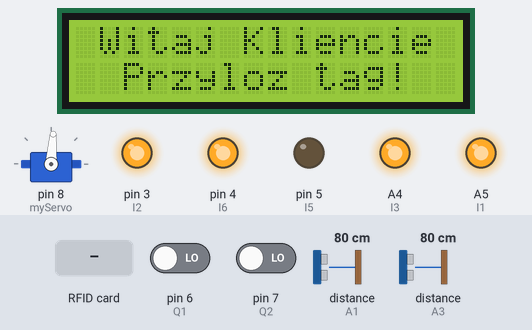
Bench run of a sketch on a simulated Arduino Uno, built with avr-gcc and run on an emulated ATmega328P. On the bench: 16×2 character LCD, servo, output pins drawn as LEDs (lit = HIGH). Wiring (inferred from the names in the program): 2 × ultrasonic range finder: trigger A0, echo A1 / trigger A2, echo A3. The test bench sets the inputs (shaded band); at power-on: pin 6 (Q1) LOW, pin 7 (Q2) LOW, distance to the obstacle (sensors on A1, A3) 80 cm. The echo pulse lasts 58.3 µs per cm; pins used as bus, display or sensor lines are not drawn.

Above: at 3.3 s.
3.4 s: RFID card 31 A0 2A 2E held to the reader
At 5.0 s:
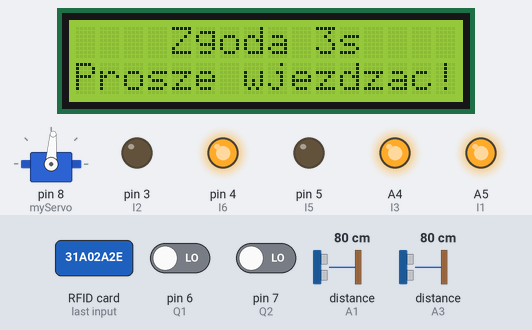
6.4 s: RFID card 86 37 52 83 held to the reader
At 7.4 s:
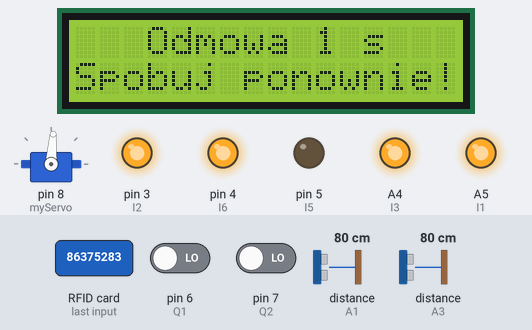
9.4 s: pin 6 (Q1) driven HIGH
At 10.14 s:
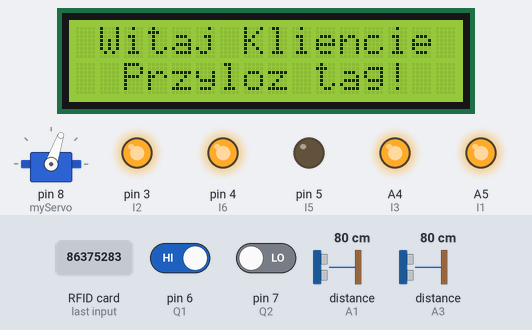
12.3 s: pin 7 (Q2) driven HIGH
15.3 s: distance to the obstacle (sensor on A1) set to 10 cm
18.1 s: distance to the obstacle (sensor on A1) set to 7 cm
At 20.78 s:
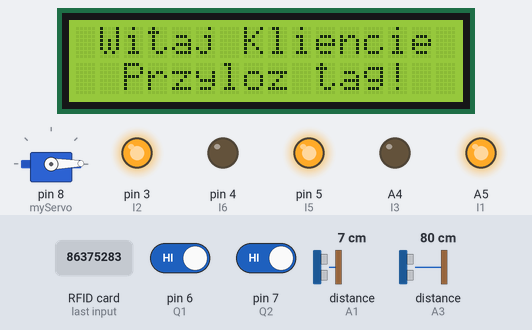
Timing chart, 0 to 22.1 s (numbered marks = the images above; inputs shaded):
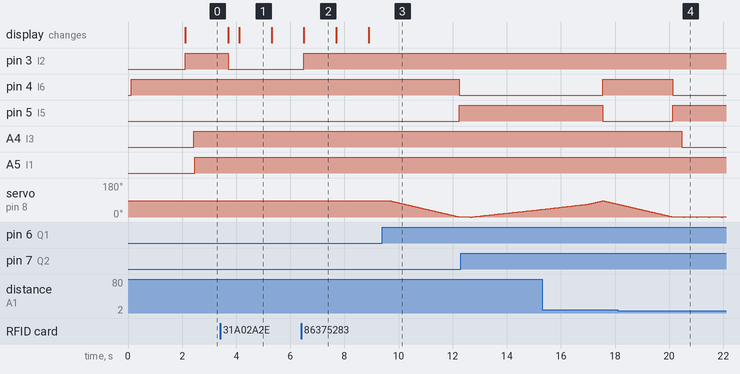

Measured:
- the behaviour switches between 9 and 8 cm on distance to the obstacle (sensor on A1) (found by bisection; images 3 and 4)
- after the input at 3.4 s, pin 3 (I2): HIGH → LOW after 0.30 s; the display: first changes after 0.30 s (image 1 shows a later state)
- after the input at 6.4 s, pin 3 (I2): LOW → HIGH after 0.09 s instead of 2.1 s; the display: changes after 0.09 s (image 2)
- after the input at 9.4 s, pin 4 (I6): HIGH → LOW after 2.8 s; pin 5 (I5): LOW → HIGH after 2.8 s; servo on pin 8 (myServo): moves from 86° to 1° over 2.5 s, starting after 0.29 s
- after the input at 18.1 s, A4 (I3): HIGH → LOW after 2.4 s
- what the display in image 1 shows lasts 1.2 s, from 4.1 s to 5.3 s

The sketch:

szlaban.ino
```cpp
#include <SPI.h>
#include <MFRC522.h>
#include <ShiftLCD.h>
#include <Servo.h>

#define SS_PIN 10
#define RST_PIN 9

const int I2 = 3; // dla RFID
const int I3 = A4; // pod Szlabanem
const int I1 = A5; // przed Szlabanem
const int I5 = 5; // czujnik otwarcia
const int I6 = 4; // czujnik zamkniecia

// Sterowanie silniczkiem
const int Q1 = 6; // sygnal do otwarcia
const int Q2 = 7; // sygnal do zamkniecia

long duration; // zmienna pomocnicza dla odleglosci przed szlabanem
int distance; // odleglosc przed szlabanem
long duration2; // zmienna pomocnicza dla odleglosci pod szlabanem
int distance2; // odleglosc pod szlabanem

const int trigpin = A0; // zdefiniowanie pinu nadawczego dla czujnika pod szlabanem
const int echopin = A1; // zdefiniowanie pinu odbiorczego dla czujnika pod szlabanem
const int trigpin2 = A2; // zdefiniowanie pinu nadawczego dla czujnika przed szlabanem
const int echopin2 = A3; // zdefiniowanie pinu odbiorczego dla czujnika przed szlabanem

// zmienne pomocnicze dla wyswietlacza
long d = 4; // odejmuje iteracji
long milis = 0; // zmienna pomocnicza
int flag;

ShiftLCD lcd(0,2,1); // wyswietlacz b
MFRC522 mfrc522( SS_PIN, RST_PIN); // definiowanie pinow dla RFID MFRC522

int oldg_1 = 8; // ograniczenia na odleglosc

// nasz piekny Silniczek Xd
Servo myServo;
int j = 86; // zmienna dla sterowania silniczkiem / 90-zamkniete / 0-otwarte

String zmienna = ""; // przepisanie odczytu karty RFID

void setup(){
  SPI.begin();
  mfrc522.PCD_Init();

  lcd.begin(16,2);

  pinMode(I2,OUTPUT); // dla RFID
  pinMode(I3,OUTPUT); // pod szlabanem
  pinMode(I1,OUTPUT); // przed szlabanem
  pinMode(I5,OUTPUT); // czujnik całkowitego otwarcia
  pinMode(I6,OUTPUT); // czujnik całkowitego zamknięcia

  pinMode(trigpin, OUTPUT); // nadanie sygnaly
  pinMode(echopin, INPUT); // odbieranie sygnalu

  pinMode(trigpin2, OUTPUT); // nadanie sygnalu
  pinMode(echopin2, INPUT); // odbieranie sygnalu

  myServo.attach(8); // pin dla silniczka
  myServo.write(j); // poczatkowy kat silnika
  // czujniki calkowitego otwarcia oraz zamkniecia
  if ( j==0 ){
    digitalWrite(I5,HIGH);
    digitalWrite(I6,LOW);
    }
  else if ( j==86 ){
    digitalWrite(I5,LOW);
    digitalWrite(I6,HIGH);
    }
  // wyswietlania poczatkowego komunikatu
  lcd.clear();
  lcd.setCursor(0,0);
  lcd.print("  Please wait ");
  lcd.setCursor(0,1);
  lcd.print("  loading...");
  delay(2000);
}

void loop(){
//wyswietlacza kod
  if(zmienna == ""){
  lcd.setCursor(0,0);
  lcd.print(" Witaj Kliencie ");
  lcd.setCursor(0,1);
  lcd.print("  Przyloz tag!  ");
 }else if(zmienna == "31 A0 2A 2E"){
  lcd.clear();
  lcd.print( "    Zgoda ");
  lcd.print(d);
  lcd.print("s");
  lcd.setCursor(0,1);
  lcd.print("Prosze wjezdzac!");
  if(millis()>1000+milis){
    d--;
    milis = millis();
  }
  if(d<0){
    zmienna = "";
    d=4;
  }
 }else if(zmienna == "86 37 52 83" ){
  lcd.setCursor(0,0);
  lcd.print( "   Odmowa ");
  lcd.print(d);
  lcd.print(" s   ");
  lcd.setCursor(0,1);
  lcd.print("Spobuj ponownie!");
  if(millis()>1000+milis){
  d--;
  milis = millis();
  }
  if(d<0){
    zmienna = "";
    d=4;
  }
 }
//podanie sygnalu do logo od RFiD
 if (zmienna=="31 A0 2A 2E"){
    digitalWrite(I2,LOW); // dla sygnalu na LOGO zaswieca DIODE czyli podaje 1
    delay(300);
  }
  else {
    digitalWrite(I2,HIGH);
    delay(300);
  }
// czujnik odleglosci pod szlabanem
  digitalWrite(trigpin,LOW);
  delayMicroseconds(2);

  digitalWrite(trigpin,HIGH);
  delayMicroseconds(10);
  digitalWrite(trigpin,LOW);

  duration = pulseIn(echopin,HIGH);

  distance = duration *0.034/2;

//warunek dla czujnika pod szlabanem
  if (distance<oldg_1){
          digitalWrite(I3,LOW); // dla sygnalu na LOGO zaswieca DIODE czyli podaje 1
          delay(30);

  } else {
          digitalWrite(I3,HIGH); // dla sygnalu na logo zgasza diode czyli podaje 0
          delay(30);

  }
// czujnik odleglosci przed szlabanem
  digitalWrite(trigpin2,LOW);
  delayMicroseconds(2);

  digitalWrite(trigpin2,HIGH);
  delayMicroseconds(10);
  digitalWrite(trigpin2,LOW);

  duration2 = pulseIn(echopin2,HIGH);
  distance2 = duration2 *0.034/2;
//warunek dla czujnika przed szlabanem
  if (distance2<oldg_1){
         digitalWrite(I1,LOW); // dla sygnalu na LOGO zaswieca DIODE czyli podaje 1
         delay(30);

  } else {
        digitalWrite(I1,HIGH); // dla sygnalu na logo zgasza diode czyli podaje 0
        delay(30);
  }

// odbior sygnalu z logo Q1 i Q2
  if(digitalRead(Q2) == HIGH){
    while( j<86){
      myServo.write(j);
      j++;
      delay(30);
      if(j<70){
  // czujnik odleglosci pod szlabanem
  digitalWrite(trigpin,LOW);
  delayMicroseconds(2);

  digitalWrite(trigpin,HIGH);
  delayMicroseconds(10);
  digitalWrite(trigpin,LOW);

  duration = pulseIn(echopin,HIGH);
  distance = duration *0.034/2;
//warunek dla czujnika pod szlabanem
  if (distance<oldg_1){
          digitalWrite(I3,LOW); // dla sygnalu na LOGO zaswieca DIODE czyli podaje 1
          delay(10);
          break;
  }else {
          digitalWrite(I3,HIGH); // dla sygnalu na logo zgasza diode czyli podaje 0
          delay(30);
  }}}
  if ( j==86 ){ // jesli zamkniete
    digitalWrite(I5,LOW); // czujnik otwarcia false
    digitalWrite(I6,HIGH); // czujnik zamkniecia true
    }}
  if(digitalRead(Q1) == HIGH){
    while( j>0 ){
      myServo.write(j);
      j--;
      delay(30);
      }
  if ( j==0 ){ // jesli otwarte
    digitalWrite(I5,HIGH); // czujnik otwarcia true
    digitalWrite(I6,LOW); // czujnik zamkniecia false
    }}
// sprawdzanie czy przylozono nowa karte
  if(! mfrc522.PICC_IsNewCardPresent()){
    return;
  }
// odczyt ID karty
  if(! mfrc522.PICC_ReadCardSerial()){
    return;
  }

// przeksztalcenie ID karty
  String content = "";
  byte letter;
  for (byte i = 0; i < mfrc522.uid.size; i++) {
    content.concat(String(mfrc522.uid.uidByte[i] <0x10 ? " 0" : " "));
    content.concat(String(mfrc522.uid.uidByte[i], HEX));
  }
    content.toUpperCase();
    zmienna = content.substring(1);
}
```
